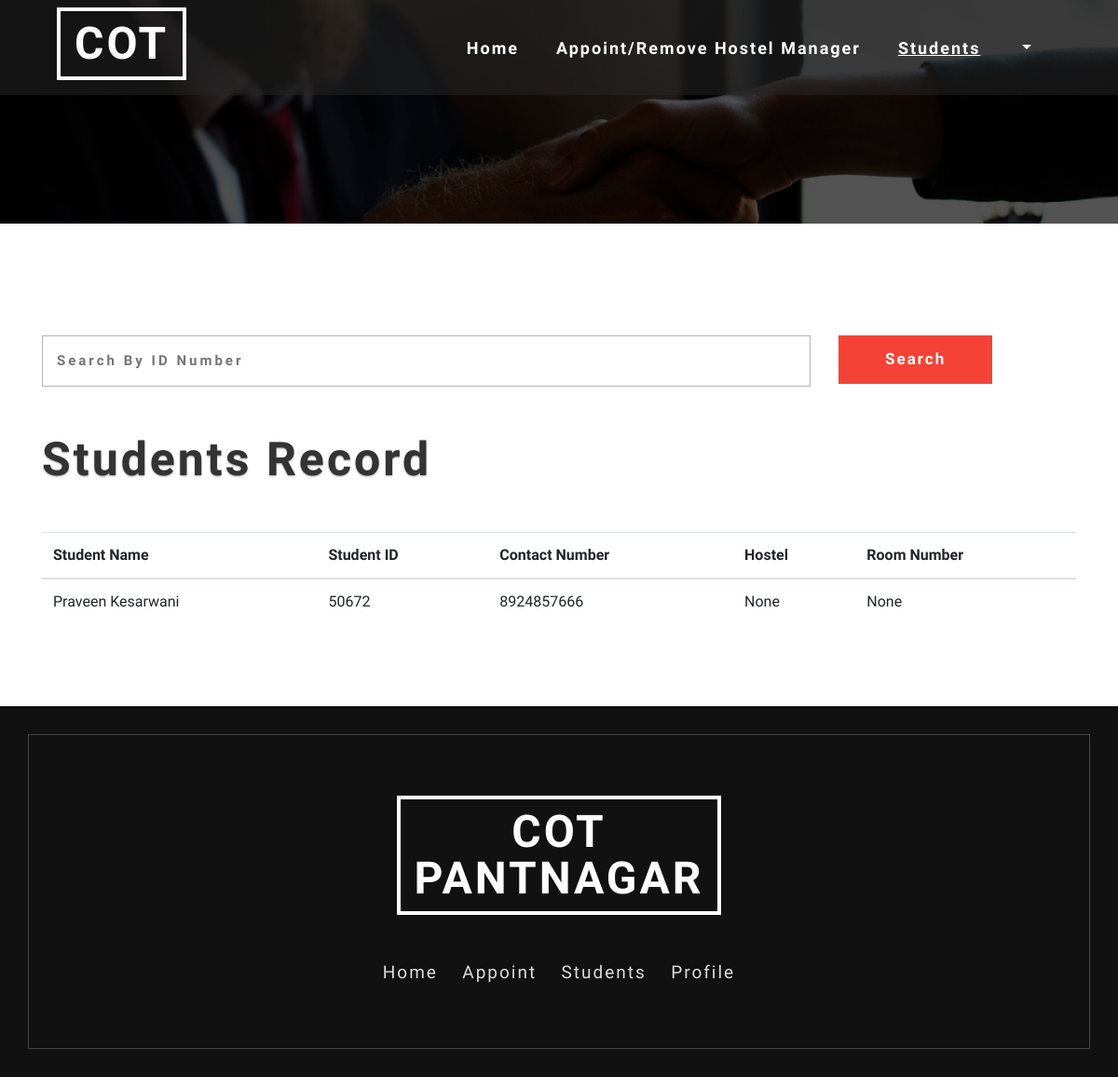
The page /admin/students.php on the database its author committed.
### tables this page shows
CREATE TABLE `student` (
  `Student_id` varchar(255) NOT NULL,
  `Fname` varchar(255) NOT NULL,
  `Lname` varchar(255) NOT NULL,
  `Mob_no` varchar(255) NOT NULL,
  `Dept` varchar(255) NOT NULL,
  `Year_of_study` varchar(255) NOT NULL,
  `email` varchar(30) NOT NULL,
  `Pwd` longtext NOT NULL,
  `Hostel_id` int(20) DEFAULT NULL,
  `Room_id` int(10) DEFAULT NULL
);

### admin/students.php (the view, shortened to what this page needs)
<?php
  require '../dbcon.php';
?>
<!DOCTYPE html>
<html lang="en">
<head>
	<link rel="stylesheet" href="../web_home/css_home/bootstrap.css">
	<link rel="stylesheet" href="../web_home/css_home/style.css" type="text/css" media="all" />
	<link rel="stylesheet" href="../web_home/css_home/fontawesome-all.css">
</head>
<body>
<div class="inner-page-banner" id="home">
	<header>
		<div class="container agile-banner_nav">
			<nav class="navbar navbar-expand-lg navbar-light bg-light">
				<h1><a class="navbar-brand" href="admin_home.php">COT <span class="display"> </span></a></h1>
				<div class="collapse navbar-collapse justify-content-center" id="navbarSupportedContent">
					<ul class="navbar-nav ml-auto">
						<li class="nav-item ">
							<a class="nav-link" href="admin_home.php">Home <span class="sr-only">(current)</span></a>
						</li>
						<li class="nav-item">
							<a class="nav-link" href="create_hm.php">Appoint/Remove Hostel Manager</a>
						</li>
						<li class="nav-item active">
							<a class="nav-link" href="students.php">Students</a>
						</li>
			            <li class="dropdown nav-item">
						<a href="#" class="dropdown-toggle nav-link" data-toggle="dropdown"><?php echo $_SESSION['username']; ?>
						</a>
					</li>
					</ul>
				</div>
			</nav>
		</div>
	</header>
</div>
<br><br><br>
<section class="contact py-5">
	<div class="container">
			<div class="mail_grid_w3l">
				<form action="students.php" method="post">
					<div class="row">
					        <div class="col-md-9">
							<input type="text" placeholder="Search by ID Number" name="search_box">
							</div>
							<div class="col-md-3">
							<input type="submit" value="Search" name="search">
							</div>
					</div>
				</form>
			</div>
	</div>
</section>
<div class="container">
<h2 class="heading text-capitalize mb-sm-5 mb-4"> Students Record </h2>
<?php
   $query1 = "SELECT * FROM student";
   $result1 = mysqli_query($conn,$query1);
?>
  <table class="table table-hover">
    <thead>
      <tr>
        <th>Student Name</th>
        <th>Student ID</th>
        <th>Contact Number</th>
        <th>Hostel</th>
        <th>Room Number</th>
      </tr>
    </thead>
    <tbody>
    <?php
      if(mysqli_num_rows($result1)==0){
         echo '<tr><td colspan="4">No Rows Returned</td></tr>';
      }
      else{
      	while($row1 = mysqli_fetch_assoc($result1)){
            $room_id = $row1['Room_id'];
            $HID = $row1['Hostel_id'];
            $query7 = "SELECT * FROM room WHERE Room_id = '$room_id'";
            $result7 = mysqli_query($conn,$query7);
            $row7 = mysqli_fetch_assoc($result7);
            $room_no = $row7['Room_No'];
            $query99 = "SELECT * FROM hostel WHERE Hostel_id = '$HID'";
            $result99 = mysqli_query($conn,$query99);
            $row99 = mysqli_fetch_assoc($result99);
            $HNM = $row99['Hostel_name'];
            if (!$HNM) {
              $HNM='None';
            }
            if(!$room_no){
              $room_no='None';
            }
            $student_name = $row1['Fname']." ".$row1['Lname'];
      		echo "<tr><td>{$student_name}</td><td>{$row1['Student_id']}</td><td>{$row1['Mob_no']}</td><td>{$HNM}</td><td>{$room_no}</td></tr>\n";
      	}
      }
    ?>
    </tbody>
  </table>
</div>
<br>
<br>
<br>
<footer class="py-5">
	<div class="container py-md-5">
		<div class="footer-logo mb-5 text-center">
			<a class="navbar-brand" href="http://www.gbpuat.ac.in/" target="_blank">COT <span class="display"> PANTNAGAR</span></a>
		</div>
		<div class="footer-grid">
			<div class="list-footer">
				<ul class="footer-nav text-center">
					<li>
						<a href="admin_home.php">Home</a>
					</li>
					<li>
						<a href="create_hm.php">Appoint</a>
					</li>
					<li>
						<a href="students.php">Students</a>
					</li>
					<li>
						<a href="admin_profile.php">Profile</a>
					</li>
				</ul>
			</div>
		</div>
	</div>
</footer>
</body>
</html>

### web_home/css_home/style.css (style rules this page uses)
body { padding:0; margin:0; position:relative; font-family: 'Poiret One', cursive; }
body a { transition:0.5s all; -webkit-transition:0.5s all; -moz-transition:0.5s all; -o-transition:0.5s all; -ms-transition:0.5s all; }
input[type="button"],input[type="submit"],.contact-form input[type="submit"] { transition:0.5s all; -webkit-transition:0.5s all; -moz-transition:0.5s all; -o-transition:0.5s all; -ms-transition:0.5s all; }
ul { margin:0; padding:0; }
header { position: absolute; z-index: 9; width: 100%; background: rgba(37, 37, 37, 0.54); }
.bg-light { background-color: transparent !important; }
h1 { font-size: inherit; }
.navbar-nav > li { margin-right: 1.5em; }
.navbar-light .navbar-nav .show > .nav-link, .navbar-light .navbar-nav .active > .nav-link, .navbar-light .navbar-nav .nav-link.show, .navbar-light .navbar-nav .nav-link.active { color: #fff; font-size: 18px; font-weight: 700; letter-spacing: 2px; text-decoration: underline; }
.navbar-light .navbar-nav .nav-link { color: #fff; font-size: 18px; font-weight: 700; letter-spacing: 2px; }
.navbar-light .navbar-brand { color: #fff; font-size: 3em; text-decoration: none; border: 4px solid #fff; text-transform: uppercase; font-weight: 700; margin: 0; text-align: center; letter-spacing: 3px; padding: 10px 15px; line-height: 50px; }
.navbar-brand span { display: block; }
h3.heading,h2.heading { font-size: 50px; font-weight: 700; letter-spacing: 3px; color: #333; text-shadow: 0 1px 2px rgba(0, 0, 0, 0.4); }
footer { background: #111; position: relative; z-index: 1; }
footer:after { position: absolute; content: ''; left: 30px; right: 30px; bottom: 30px; top: 30px; border: 1px solid #444; z-index: -1; }
.footer-logo a.navbar-brand { color: #fff; font-size: 3em; text-decoration: none; border: 4px solid #fff; text-transform: uppercase; font-weight: 700; margin: 0; letter-spacing: 3px; padding: 10px 15px; line-height: 50px; }
.footer-nav li { list-style-type: none; display: inline-block; margin: 0px .7em; border-bottom: 2px solid rgba(226, 222, 222, 0); }
ul.footer-nav li a { color: #ddd; font-size: 19px; letter-spacing: 2px; display: inline-block; }
.inner-page-banner { background: url(../images/1.jpg) no-repeat center; height: 20vw; background-size: cover; }
.mail_grid_w3l input[type="text"], .mail_grid_w3l input[type="email"],.mail_grid_w3l input[type="number"],.mail_grid_w3l input[type="password"], .mail_grid_w3l textarea { outline: none; padding: 15px; font-size: 15px; color: #777; background: none; width: 100%; border: 1px solid #b5b5b5; letter-spacing: 3px; font-weight: bold; text-transform: capitalize; }
.mail_grid_w3l input[type="submit"] { outline: none; padding: 13px 50px; font-size: 17px; color: #fff; font-weight: 600; background: #F44336; border: none; text-transform: capitalize; letter-spacing: 2px; }

### rows shown on the page
student: student_name "Praveen Kesarwani", Student_id "50672", Mob_no "8924857666", HNM "None", room_no "None"
